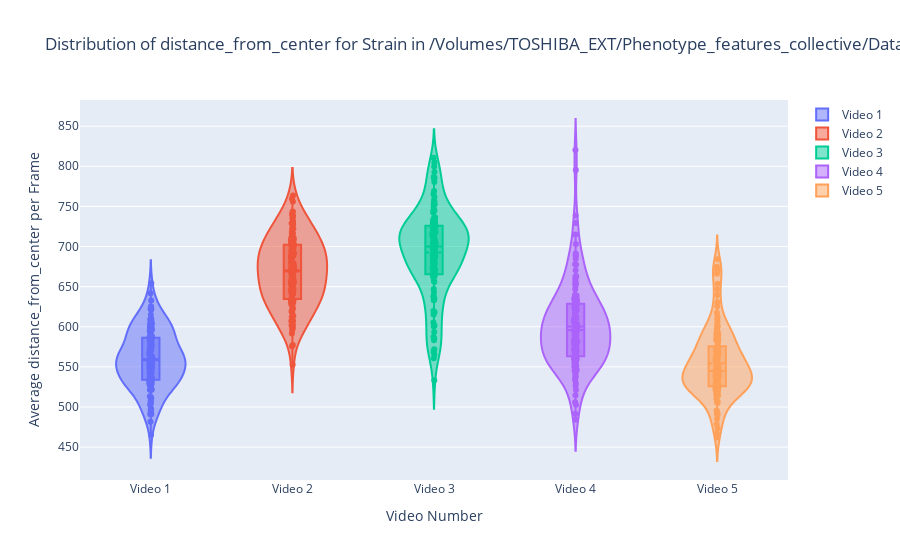

The notebook cell this image was saved under:
### Markdown cell above
### Violin Plots for Each Strain (Separate Experiments) ###

### Code cell
from skimage.measure import label, regionprops  # Ensure these are defined or imported correctly

import plotly.graph_objects as go

def plot_feature_violin_plotly(strain_folder, feature_name='area'):
    """
    Plot a series of violin plots with individual points for the distribution of average feature values per frame
    for each video in the strain folder using plotly for interactivity.
    """
    time_series_data = process_videos_in_strain(strain_folder, feature_name)
    
    fig = go.Figure()
    
    # Add a violin plot for each video, with individual points shown
    for i, video_data in enumerate(time_series_data):
        fig.add_trace(go.Violin(y=video_data,
                                name=f'Video {i+1}',
                                box_visible=True,
                                meanline_visible=True,
                                points='all',  # Show all individual points
                                jitter=0.05,  # Add a slight jitter to the points to reduce overlap
                                pointpos=0))  # Position the points on the violin plot
    
    fig.update_layout(title=f'Distribution of {feature_name} for Strain in {strain_folder}',
                      yaxis_title=f'Average {feature_name} per Frame',
                      xaxis_title='Video Number',
                      hovermode='closest')
    
    fig.show()

strain_folder = '/Volumes/TOSHIBA_EXT/Phenotype_features_collective/Data/ExtractedFrames/MY23'
plot_feature_violin_plotly(strain_folder, feature_name='distance_from_center')

### Figure 1 — Plotly figure (JSON) as saved in the notebook; plotly's stock layout.template omitted (floating-point values rounded to 4 significant figures; data arrays with more than 128 entries replaced by an {"elided": "..."} marker saying what was removed)
{"data": [{"box": {"visible": true}, "jitter": 0.05, "meanline": {"visible": true}, "name": "Video 1", "pointpos": 0, "points": "all", "type": "violin", "y": {"elided": "136 float values"}}, {"box": {"visible": true}, "jitter": 0.05, "meanline": {"visible": true}, "name": "Video 2", "pointpos": 0, "points": "all", "type": "violin", "y": {"elided": "136 float values"}}, {"box": {"visible": true}, "jitter": 0.05, "meanline": {"visible": true}, "name": "Video 3", "pointpos": 0, "points": "all", "type": "violin", "y": {"elided": "135 float values"}}, {"box": {"visible": true}, "jitter": 0.05, "meanline": {"visible": true}, "name": "Video 4", "pointpos": 0, "points": "all", "type": "violin", "y": {"elided": "135 float values"}}, {"box": {"visible": true}, "jitter": 0.05, "meanline": {"visible": true}, "name": "Video 5", "pointpos": 0, "points": "all", "type": "violin", "y": {"elided": "136 float values"}}], "layout": {"hovermode": "closest", "title": {"text": "Distribution of distance_from_center for Strain in /Volumes/TOSHIBA_EXT/Phenotype_features_collective/Data/ExtractedFrames/MY23"}, "xaxis": {"title": {"text": "Video Number"}}, "yaxis": {"title": {"text": "Average distance_from_center per Frame"}}}}
